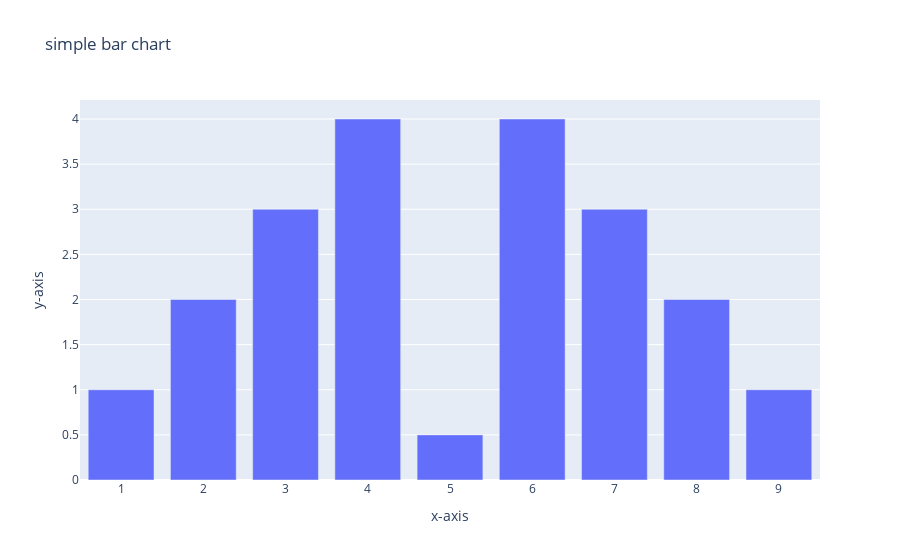

The code cell stored with this chart in its notebook:
### Code cell
layout = dict(title='simple bar chart',
              xaxis= dict(title= 'x-axis'), yaxis=dict(title='y-axis'))
fig = go.Figure(data, layout=layout)
fig.show()

### Figure 1 — Plotly figure (JSON) as saved in the notebook; plotly's stock layout.template omitted (floating-point values rounded to 4 significant figures)
{"data": [{"type": "bar", "x": [1, 2, 3, 4, 5, 6, 7, 8, 9, 10], "y": [1, 2, 3, 4, 0.5, 4, 3, 2, 1]}], "layout": {"title": {"text": "simple bar chart"}, "xaxis": {"title": {"text": "x-axis"}}, "yaxis": {"title": {"text": "y-axis"}}}}
